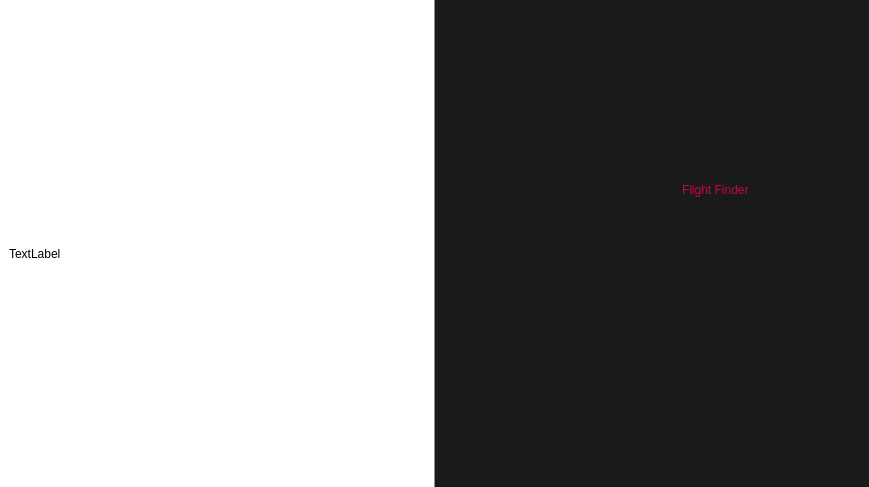
<?xml version="1.0" encoding="UTF-8"?>
<ui version="4.0">
    <class>MainWindow</class>
    <widget class="QMainWindow" name="MainWindow">
        <property name="geometry">
            <rect>
                <x>0</x>
                <y>0</y>
                <width>869</width>
                <height>487</height>
            </rect>
        </property>
        <property name="windowTitle">
            <string>MainWindow</string>
        </property>
        <widget class="QWidget" name="centralWidget">
            <property name="styleSheet">
                <string notr="true">#centralWidget {
                    background-color: qlineargradient(spread:pad, x1:0.499, y1:0.5, x2:0.501, y2:0.5, stop:0 rgba(255, 255, 255, 255), stop:1 rgba(26, 26, 29, 255));
                    }
                </string>
            </property>
            <layout class="QGridLayout" name="gridLayout">
                <item row="0" column="0">
                    <layout class="QHBoxLayout" name="horizontalLayout">
                        <item>
                            <layout class="QGridLayout" name="gridLayout_2">
                                <item row="0" column="0">
                                    <spacer name="horizontalSpacer">
                                        <property name="orientation">
                                            <enum>Qt::Horizontal</enum>
                                        </property>
                                        <property name="sizeType">
                                            <enum>QSizePolicy::Preferred</enum>
                                        </property>
                                        <property name="sizeHint" stdset="0">
                                            <size>
                                                <width>575</width>
                                                <height>20</height>
                                            </size>
                                        </property>
                                    </spacer>
                                </item>
                                <item row="1" column="0">
                                    <widget class="QLabel" name="label">
                                        <property name="text">
                                            <string>TextLabel</string>
                                        </property>
                                    </widget>
                                </item>
                            </layout>
                        </item>
                        <item>
                            <layout class="QGridLayout" name="gridLayout_3">
                                <item row="1" column="2">
                                    <spacer name="horizontalSpacer_2">
                                        <property name="orientation">
                                            <enum>Qt::Horizontal</enum>
                                        </property>
                                        <property name="sizeType">
                                            <enum>QSizePolicy::Preferred</enum>
                                        </property>
                                        <property name="sizeHint" stdset="0">
                                            <size>
                                                <width>120</width>
                                                <height>20</height>
                                            </size>
                                        </property>
                                    </spacer>
                                </item>
                                <item row="2" column="1">
                                    <spacer name="verticalSpacer_2">
                                        <property name="orientation">
                                            <enum>Qt::Vertical</enum>
                                        </property>
                                        <property name="sizeType">
                                            <enum>QSizePolicy::Preferred</enum>
                                        </property>
                                        <property name="sizeHint" stdset="0">
                                            <size>
                                                <width>20</width>
                                                <height>250</height>
                                            </size>
                                        </property>
                                    </spacer>
                                </item>
                                <item row="1" column="1">
                                    <layout class="QVBoxLayout" name="verticalLayout">
                                        <item>
                                            <widget class="QLabel" name="logo">
                                                <property name="maximumSize">
                                                    <size>
                                                        <width>320</width>
                                                        <height>360</height>
                                                    </size>
                                                </property>
                                                <property name="text">
                                                    <string/>
                                                </property>
                                                <property name="pixmap">
                                                    <pixmap>../resources/ico-2k.png</pixmap>
                                                </property>
                                                <property name="scaledContents">
                                                    <bool>true</bool>
                                                </property>
                                            </widget>
                                        </item>
                                        <item>
                                            <spacer name="verticalSpacer_3">
                                                <property name="orientation">
                                                    <enum>Qt::Vertical</enum>
                                                </property>
                                                <property name="sizeType">
                                                    <enum>QSizePolicy::Preferred</enum>
                                                </property>
                                                <property name="sizeHint" stdset="0">
                                                    <size>
                                                        <width>20</width>
                                                        <height>0</height>
                                                    </size>
                                                </property>
                                            </spacer>
                                        </item>
                                        <item alignment="Qt::AlignHCenter">
                                            <widget class="QLabel" name="FlightFinder">
                                                <property name="styleSheet">
                                                    <string notr="true">color: rgb(195, 7, 63);
                                                        font: italic 24pt &quot;Verdana&quot;;</string>
                                                </property>
                                                <property name="text">
                                                    <string>Flight Finder</string>
                                                </property>
                                            </widget>
                                        </item>
                                    </layout>
                                </item>
                                <item row="0" column="1">
                                    <spacer name="verticalSpacer">
                                        <property name="orientation">
                                            <enum>Qt::Vertical</enum>
                                        </property>
                                        <property name="sizeType">
                                            <enum>QSizePolicy::Preferred</enum>
                                        </property>
                                        <property name="sizeHint" stdset="0">
                                            <size>
                                                <width>20</width>
                                                <height>60</height>
                                            </size>
                                        </property>
                                    </spacer>
                                </item>
                                <item row="1" column="0">
                                    <spacer name="horizontalSpacer_3">
                                        <property name="orientation">
                                            <enum>Qt::Horizontal</enum>
                                        </property>
                                        <property name="sizeType">
                                            <enum>QSizePolicy::Preferred</enum>
                                        </property>
                                        <property name="sizeHint" stdset="0">
                                            <size>
                                                <width>120</width>
                                                <height>20</height>
                                            </size>
                                        </property>
                                    </spacer>
                                </item>
                            </layout>
                        </item>
                    </layout>
                </item>
            </layout>
        </widget>
    </widget>
    <resources/>
    <connections/>
</ui>
